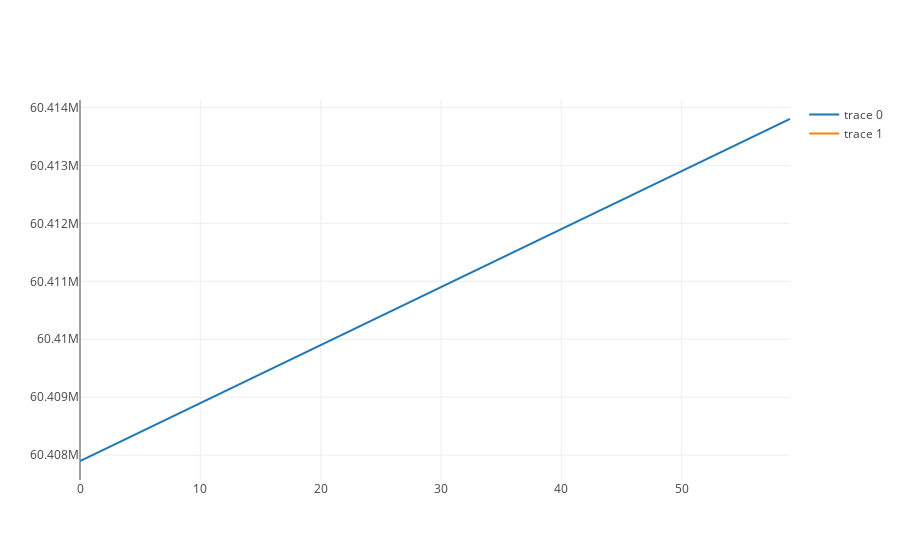

Write notebook code for a chart like this one.
### Code cell
# Plot Rolling-Mean
rolling_mean = data.rolling(window=120).mean()

import plotly.graph_objs as go
trace1 = go.Scatter(
    y = data[data.columns[0]])
trace2 = go.Scatter(
    y = rolling_mean[data.columns[0]])

iplot([trace1, trace2])

### Figure 1 — Plotly figure (JSON) as saved in the notebook; plotly's stock layout.template omitted (floating-point values rounded to 4 significant figures)
{"data": [{"type": "scatter", "y": [60407900, 60408000, 60408100, 60408200, 60408300, 60408400, 60408500, 60408600, 60408700, 60408800, 60408900, 60409000, 60409100, 60409200, 60409300, 60409400, 60409500, 60409600, 60409700, 60409800, 60409900, 60410000, 60410100, 60410200, 60410300, 60410400, 60410500, 60410600, 60410700, 60410800, 60410900, 60411000, 60411100, 60411200, 60411300, 60411400, 60411500, 60411600, 60411700, 60411800, 60411900, 60412000, 60412100, 60412200, 60412300, 60412400, 60412500, 60412600, 60412700, 60412800, 60412900, 60413000, 60413100, 60413200, 60413300, 60413400, 60413500, 60413600, 60413700, 60413800]}, {"type": "scatter", "y": [null, null, null, null, null, null, null, null, null, null, null, null, null, null, null, null, null, null, null, null, null, null, null, null, null, null, null, null, null, null, null, null, null, null, null, null, null, null, null, null, null, null, null, null, null, null, null, null, null, null, null, null, null, null, null, null, null, null, null, null]}], "layout": {}}
